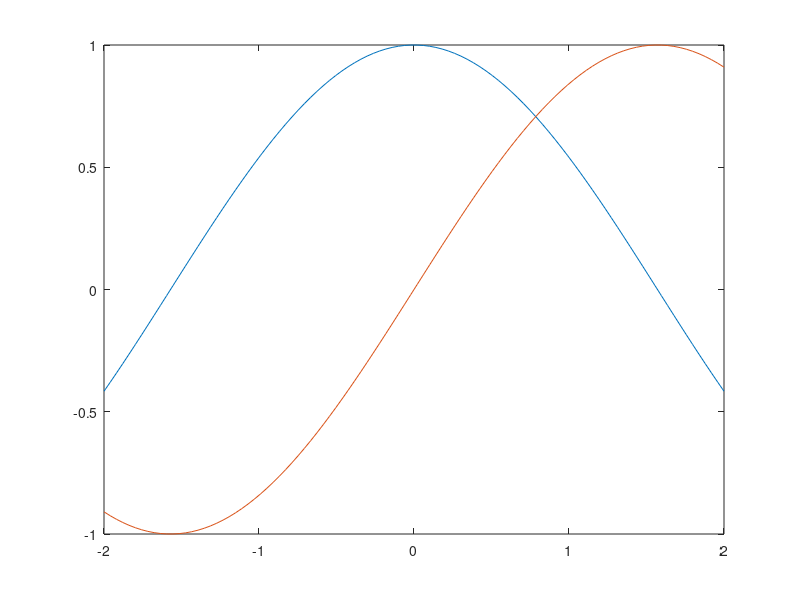

The MATLAB script that drew this image: (Note: this script raises an error after producing the figure.)
function animateSinCos
  % Set X domain mesh
  xs = linspace(-2, 2);
  
  % Create the initial Y values for both the sin and cos plots
  phase = 0;
  cosYs = cos(xs - phase);
  sinYs = sin(xs - phase);
  
  %Figure kreieren um sie in M später zu speichern
  f=figure();
  % Plot both the sin and cos on the same axes
  
 
  hCosPlot = plot(xs, cosYs);
  hold on;
  hSinPlot = plot(xs, sinYs);
  i=0;
  %Movie deklarieren
  M(314) = struct('cdata',[],'colormap',[]);
  % Render loop
  while i<314
	 i=i+1;
     % Recompute the sin, cos Ys after incrementing the phase by 0.01
     phase = phase + 0.02;  % Adjust 0.01 to change the perceived animation speed without changing the framerate
     phase = mod(phase, 2*pi); % Keep the phase between [0, 2 pi]
     cosYs = cos(xs - phase);
     sinYs = sin(xs - phase);
     
     % Update the plot YData with these new values. XData stays the same
     hCosPlot.YData = cosYs;
     hSinPlot.YData = sinYs;
     
     % Render the updated values to the screen
	 
     drawnow;
	 hold off
	 M(i)=getframe(gcf);
     hold on
     % Adjust the pause time to change the framerate (within reason).
     %pause(0.005);
  end
  %Movie in .avi Datei Schreiben
  v=VideoWriter("sincos");
  open(v);
  writeVideo(v,M);
  close(v);
end
